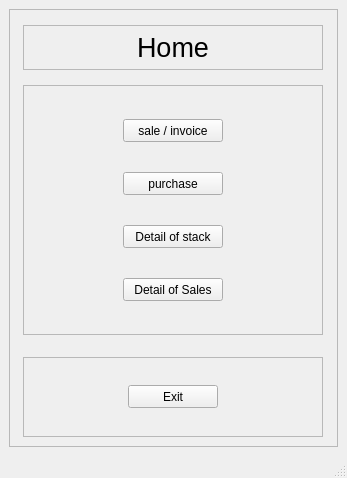
<?xml version="1.0" encoding="UTF-8"?>
<ui version="4.0">
 <class>MainWindow</class>
 <widget class="QMainWindow" name="MainWindow">
  <property name="geometry">
   <rect>
    <x>0</x>
    <y>0</y>
    <width>347</width>
    <height>478</height>
   </rect>
  </property>
  <property name="minimumSize">
   <size>
    <width>347</width>
    <height>478</height>
   </size>
  </property>
  <property name="maximumSize">
   <size>
    <width>452</width>
    <height>541</height>
   </size>
  </property>
  <property name="windowTitle">
   <string>MainWindow</string>
  </property>
  <widget class="QWidget" name="centralwidget">
   <layout class="QGridLayout" name="gridLayout">
    <item row="0" column="0">
     <widget class="QFrame" name="frame">
      <property name="frameShape">
       <enum>QFrame::StyledPanel</enum>
      </property>
      <property name="frameShadow">
       <enum>QFrame::Raised</enum>
      </property>
      <layout class="QGridLayout" name="gridLayout_2">
       <item row="3" column="0">
        <spacer name="verticalSpacer">
         <property name="orientation">
          <enum>Qt::Vertical</enum>
         </property>
         <property name="sizeHint" stdset="0">
          <size>
           <width>20</width>
           <height>40</height>
          </size>
         </property>
        </spacer>
       </item>
       <item row="0" column="0">
        <widget class="QFrame" name="frame_3">
         <property name="minimumSize">
          <size>
           <width>0</width>
           <height>45</height>
          </size>
         </property>
         <property name="maximumSize">
          <size>
           <width>300</width>
           <height>32</height>
          </size>
         </property>
         <property name="frameShape">
          <enum>QFrame::StyledPanel</enum>
         </property>
         <property name="frameShadow">
          <enum>QFrame::Raised</enum>
         </property>
         <layout class="QGridLayout" name="gridLayout_4">
          <item row="0" column="0">
           <widget class="QLabel" name="label">
            <property name="font">
             <font>
              <pointsize>20</pointsize>
             </font>
            </property>
            <property name="text">
             <string>Home</string>
            </property>
            <property name="alignment">
             <set>Qt::AlignCenter</set>
            </property>
           </widget>
          </item>
         </layout>
        </widget>
       </item>
       <item row="4" column="0">
        <widget class="QFrame" name="frame_4">
         <property name="minimumSize">
          <size>
           <width>0</width>
           <height>80</height>
          </size>
         </property>
         <property name="frameShape">
          <enum>QFrame::StyledPanel</enum>
         </property>
         <property name="frameShadow">
          <enum>QFrame::Raised</enum>
         </property>
         <layout class="QGridLayout" name="gridLayout_3">
          <item row="0" column="0">
           <widget class="QPushButton" name="Exit_home_Button">
            <property name="maximumSize">
             <size>
              <width>90</width>
              <height>23</height>
             </size>
            </property>
            <property name="text">
             <string>Exit</string>
            </property>
           </widget>
          </item>
         </layout>
        </widget>
       </item>
       <item row="2" column="0">
        <widget class="QFrame" name="frame_2">
         <property name="minimumSize">
          <size>
           <width>0</width>
           <height>250</height>
          </size>
         </property>
         <property name="maximumSize">
          <size>
           <width>300</width>
           <height>250</height>
          </size>
         </property>
         <property name="frameShape">
          <enum>QFrame::StyledPanel</enum>
         </property>
         <property name="frameShadow">
          <enum>QFrame::Raised</enum>
         </property>
         <layout class="QGridLayout" name="gridLayout_5">
          <item row="0" column="0">
           <widget class="QPushButton" name="sale_home_Button">
            <property name="maximumSize">
             <size>
              <width>100</width>
              <height>23</height>
             </size>
            </property>
            <property name="text">
             <string>sale / invoice</string>
            </property>
           </widget>
          </item>
          <item row="1" column="0">
           <widget class="QPushButton" name="puchase_home_Button">
            <property name="maximumSize">
             <size>
              <width>100</width>
              <height>23</height>
             </size>
            </property>
            <property name="text">
             <string>purchase</string>
            </property>
           </widget>
          </item>
          <item row="2" column="0">
           <widget class="QPushButton" name="Dstack_home_Button">
            <property name="maximumSize">
             <size>
              <width>100</width>
              <height>23</height>
             </size>
            </property>
            <property name="text">
             <string>Detail of stack</string>
            </property>
           </widget>
          </item>
          <item row="3" column="0">
           <widget class="QPushButton" name="Dsales_home_Button">
            <property name="maximumSize">
             <size>
              <width>100</width>
              <height>23</height>
             </size>
            </property>
            <property name="text">
             <string>Detail of Sales</string>
            </property>
           </widget>
          </item>
         </layout>
        </widget>
       </item>
       <item row="1" column="0">
        <spacer name="verticalSpacer_2">
         <property name="orientation">
          <enum>Qt::Vertical</enum>
         </property>
         <property name="sizeHint" stdset="0">
          <size>
           <width>20</width>
           <height>40</height>
          </size>
         </property>
        </spacer>
       </item>
      </layout>
     </widget>
    </item>
   </layout>
  </widget>
  <widget class="QMenuBar" name="menubar">
   <property name="geometry">
    <rect>
     <x>0</x>
     <y>0</y>
     <width>347</width>
     <height>21</height>
    </rect>
   </property>
  </widget>
  <widget class="QStatusBar" name="statusbar"/>
 </widget>
 <resources/>
 <connections/>
</ui>
